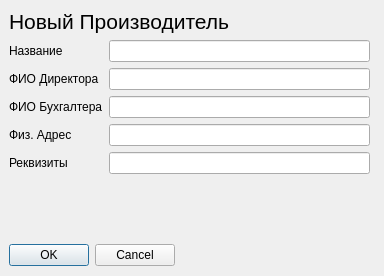
<?xml version="1.0" encoding="UTF-8"?>
<ui version="4.0">
 <class>NewManufacturer</class>
 <widget class="QDialog" name="NewManufacturer">
  <property name="geometry">
   <rect>
    <x>0</x>
    <y>0</y>
    <width>384</width>
    <height>276</height>
   </rect>
  </property>
  <property name="sizePolicy">
   <sizepolicy hsizetype="Fixed" vsizetype="Fixed">
    <horstretch>0</horstretch>
    <verstretch>0</verstretch>
   </sizepolicy>
  </property>
  <property name="minimumSize">
   <size>
    <width>384</width>
    <height>276</height>
   </size>
  </property>
  <property name="maximumSize">
   <size>
    <width>384</width>
    <height>276</height>
   </size>
  </property>
  <property name="windowTitle">
   <string>Новый Производитель</string>
  </property>
  <widget class="QLabel" name="label_2">
   <property name="geometry">
    <rect>
     <x>9</x>
     <y>9</y>
     <width>220</width>
     <height>25</height>
    </rect>
   </property>
   <property name="font">
    <font>
     <pointsize>16</pointsize>
    </font>
   </property>
   <property name="text">
    <string>Новый Производитель</string>
   </property>
  </widget>
  <widget class="QDialogButtonBox" name="buttonBox">
   <property name="geometry">
    <rect>
     <x>9</x>
     <y>243</y>
     <width>166</width>
     <height>24</height>
    </rect>
   </property>
   <property name="orientation">
    <enum>Qt::Horizontal</enum>
   </property>
   <property name="standardButtons">
    <set>QDialogButtonBox::Cancel|QDialogButtonBox::Ok</set>
   </property>
  </widget>
  <widget class="QWidget" name="layoutWidget">
   <property name="geometry">
    <rect>
     <x>9</x>
     <y>40</y>
     <width>361</width>
     <height>191</height>
    </rect>
   </property>
   <layout class="QFormLayout" name="formLayout">
    <item row="0" column="0">
     <widget class="QLabel" name="label">
      <property name="text">
       <string>Название</string>
      </property>
     </widget>
    </item>
    <item row="1" column="0">
     <widget class="QLabel" name="label_3">
      <property name="text">
       <string>ФИО Директора</string>
      </property>
     </widget>
    </item>
    <item row="2" column="0">
     <widget class="QLabel" name="label_4">
      <property name="text">
       <string>ФИО Бухгалтера</string>
      </property>
     </widget>
    </item>
    <item row="3" column="0">
     <widget class="QLabel" name="label_5">
      <property name="text">
       <string>Физ. Адрес</string>
      </property>
     </widget>
    </item>
    <item row="4" column="0">
     <widget class="QLabel" name="label_6">
      <property name="text">
       <string>Реквизиты</string>
      </property>
     </widget>
    </item>
    <item row="0" column="1">
     <widget class="QLineEdit" name="lineEdit_name"/>
    </item>
    <item row="1" column="1">
     <widget class="QLineEdit" name="lineEdit_CEO"/>
    </item>
    <item row="2" column="1">
     <widget class="QLineEdit" name="lineEdit_accountant"/>
    </item>
    <item row="3" column="1">
     <widget class="QLineEdit" name="lineEdit_address"/>
    </item>
    <item row="4" column="1">
     <widget class="QLineEdit" name="lineEdit_requisites"/>
    </item>
   </layout>
  </widget>
 </widget>
 <resources/>
 <connections/>
</ui>
